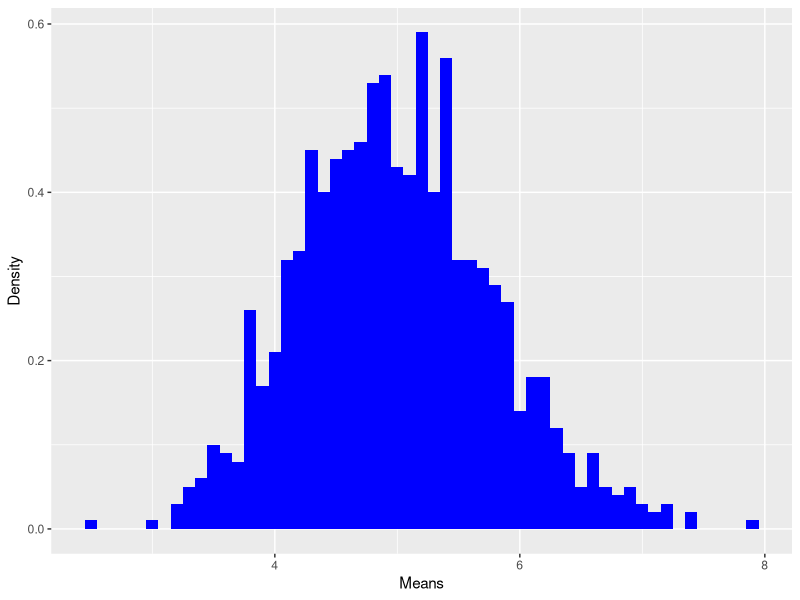
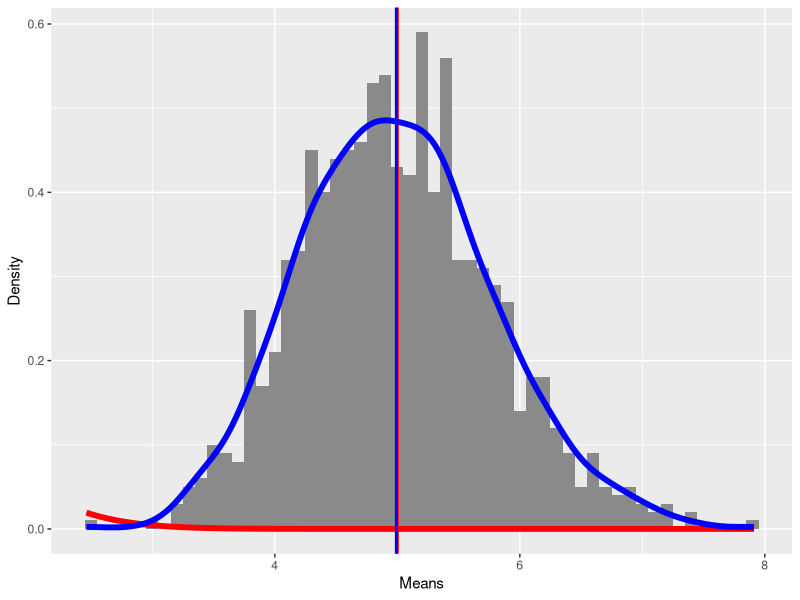

The R source for these figures, in order:
## ---- chunk 1
library(ggplot2)
## ---- chunk 2
lambda = 0.2 # Set lambda = 0.2 for all of the simulations
n = 40 # Investigate 40 exponentials...
nsims = 1:1000 # ...for 1000 simulations
set.seed(876) # setting seed for reproducing the data
means <- data.frame(x = sapply(nsims, function(x) {mean(rexp(n, lambda))})) # gathering means..
head(means)
## ---- chunk 3
ggplot(data = means, aes(x = x)) + geom_histogram(fill = "blue",binwidth=0.1, aes(y=..density..)) + labs(x="Means") + labs(y="Density")
## ---- chunk 4
simmu = 1 / lambda
print(simmu)
## ---- chunk 5
simmean <- mean(means$x)
print(simmean)
## ---- chunk 6
simexpsd <- (1/lambda)/sqrt(n) #standard deviation
print(simexpsd)
simexpvar <- simexpsd^2 #variance
print(simexpvar)
## ---- chunk 7
simsd <- sd(means$x) #standard deviation
print(simsd)
simvar <- var(means$x) #variance
print(simvar)
## ---- chunk 8
ggplot(data = means, aes(x = x)) + geom_histogram(binwidth=0.1, aes(y=..density..), fill = I('#8A8A8A'),) + stat_function(fun = dnorm, arg = list(mean = simmu , sd = simsd), colour = "red", size=2) + geom_vline(xintercept = simmu, size=1, colour="red") + geom_density(colour="blue", size=2) + geom_vline(xintercept = simmean, size=1, colour="blue") + labs(x="Means") +labs(y="Density")
